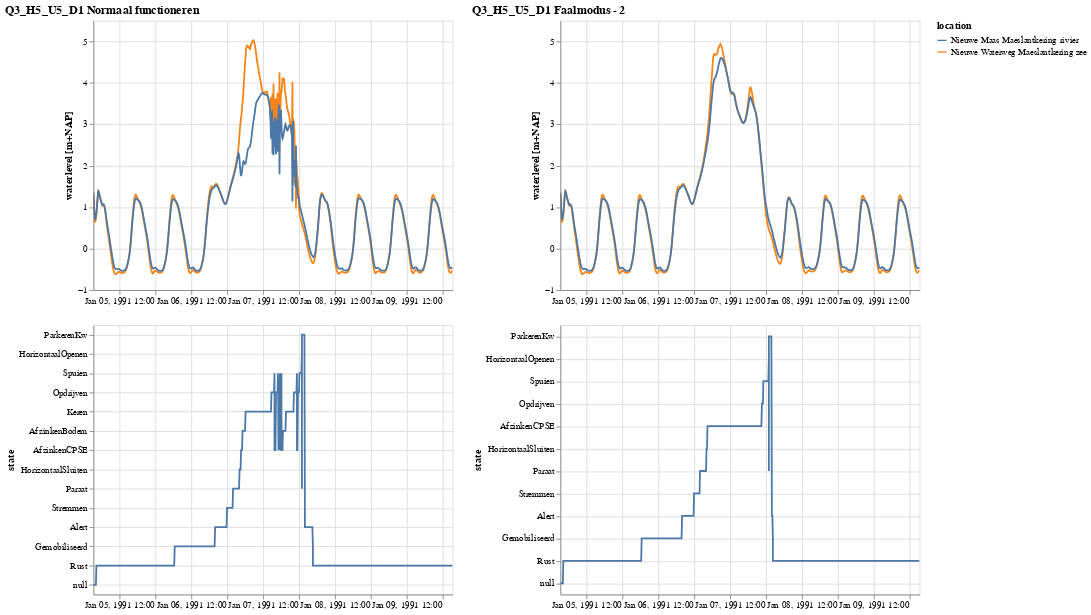

The notebook cell saved with this chart:
### Code cell
# render in notebook
chart

### Figure 1 — Vega-Lite specification as saved in the notebook (floating-point values rounded to 4 significant figures; data arrays with more than 128 entries replaced by an {"elided": "..."} marker saying what was removed)
{"$schema": "https://vega.github.io/schema/vega-lite/v2.6.0.json", "config": {"axisY": {"grid": true}, "legend": {"labelLimit": 0}, "view": {"height": 300, "width": 400}}, "datasets": {"data-9c53101c189972684da97889f308f4ab": {"elided": "1448 records"}, "data-ca3655b0878f28ad80095f96957e094c": {"elided": "1456 records"}}, "hconcat": [{"title": "Q3_H5_U5_D1 Normaal functioneren", "vconcat": [{"data": {"name": "data-ca3655b0878f28ad80095f96957e094c"}, "encoding": {"color": {"field": "location", "type": "nominal"}, "tooltip": [{"field": "value", "format": ".2f", "type": "quantitative"}, {"field": "state", "type": "ordinal"}, {"field": "index", "format": "%Y-%m-%d %H:%M", "type": "temporal"}], "x": {"field": "index", "timeUnit": "yearmonthdatehoursminutes", "title": null, "type": "temporal"}, "y": {"field": "value", "scale": {"domain": [-1, 5.5]}, "title": "waterlevel [m+NAP]", "type": "quantitative"}}, "mark": "line", "selection": {"selector005": {"bind": "scales", "encodings": ["x"], "mark": {"fill": "#333", "fillOpacity": 0.125, "stroke": "white"}, "on": "[mousedown, window:mouseup] > window:mousemove!", "resolve": "global", "translate": "[mousedown, window:mouseup] > window:mousemove!", "type": "interval", "zoom": "wheel!"}}}, {"data": {"name": "data-ca3655b0878f28ad80095f96957e094c"}, "encoding": {"order": {"field": "index", "type": "temporal"}, "tooltip": [{"field": "state", "type": "ordinal"}, {"field": "comp1", "type": "ordinal"}, {"field": "comp2", "type": "ordinal"}, {"field": "index", "format": "%Y-%m-%d %H:%M", "type": "temporal"}], "x": {"field": "index", "timeUnit": "yearmonthdatehoursminutes", "title": null, "type": "temporal"}, "y": {"field": "state", "sort": ["ParkerenKw", "HorizontaalOpenen", "Spuien", "Opdrijven", "Keren", "AfzinkenBodem", "AfzinkenCPSE", "HorizontaalSluiten", "Paraat", "Stremmen", "Alert", "Gemobiliseerd", "Rust"], "type": "ordinal"}}, "mark": "line", "selection": {"selector005": {"bind": "scales", "encodings": ["x"], "mark": {"fill": "#333", "fillOpacity": 0.125, "stroke": "white"}, "on": "[mousedown, window:mouseup] > window:mousemove!", "resolve": "global", "translate": "[mousedown, window:mouseup] > window:mousemove!", "type": "interval", "zoom": "wheel!"}}}]}, {"title": "Q3_H5_U5_D1 Faalmodus - 2", "vconcat": [{"data": {"name": "data-9c53101c189972684da97889f308f4ab"}, "encoding": {"color": {"field": "location", "type": "nominal"}, "tooltip": [{"field": "value", "format": ".2f", "type": "quantitative"}, {"field": "state", "type": "ordinal"}, {"field": "index", "format": "%Y-%m-%d %H:%M", "type": "temporal"}], "x": {"field": "index", "timeUnit": "yearmonthdatehoursminutes", "title": null, "type": "temporal"}, "y": {"field": "value", "scale": {"domain": [-1, 5.5]}, "title": "waterlevel [m+NAP]", "type": "quantitative"}}, "mark": "line", "selection": {"selector008": {"bind": "scales", "encodings": ["x"], "mark": {"fill": "#333", "fillOpacity": 0.125, "stroke": "white"}, "on": "[mousedown, window:mouseup] > window:mousemove!", "resolve": "global", "translate": "[mousedown, window:mouseup] > window:mousemove!", "type": "interval", "zoom": "wheel!"}}}, {"data": {"name": "data-9c53101c189972684da97889f308f4ab"}, "encoding": {"order": {"field": "index", "type": "temporal"}, "tooltip": [{"field": "state", "type": "ordinal"}, {"field": "comp1", "type": "ordinal"}, {"field": "comp2", "type": "ordinal"}, {"field": "index", "format": "%Y-%m-%d %H:%M", "type": "temporal"}], "x": {"field": "index", "timeUnit": "yearmonthdatehoursminutes", "title": null, "type": "temporal"}, "y": {"field": "state", "sort": ["ParkerenKw", "HorizontaalOpenen", "Spuien", "Opdrijven", "Keren", "AfzinkenBodem", "AfzinkenCPSE", "HorizontaalSluiten", "Paraat", "Stremmen", "Alert", "Gemobiliseerd", "Rust"], "type": "ordinal"}}, "mark": "line", "selection": {"selector008": {"bind": "scales", "encodings": ["x"], "mark": {"fill": "#333", "fillOpacity": 0.125, "stroke": "white"}, "on": "[mousedown, window:mouseup] > window:mousemove!", "resolve": "global", "translate": "[mousedown, window:mouseup] > window:mousemove!", "type": "interval", "zoom": "wheel!"}}}]}]}
